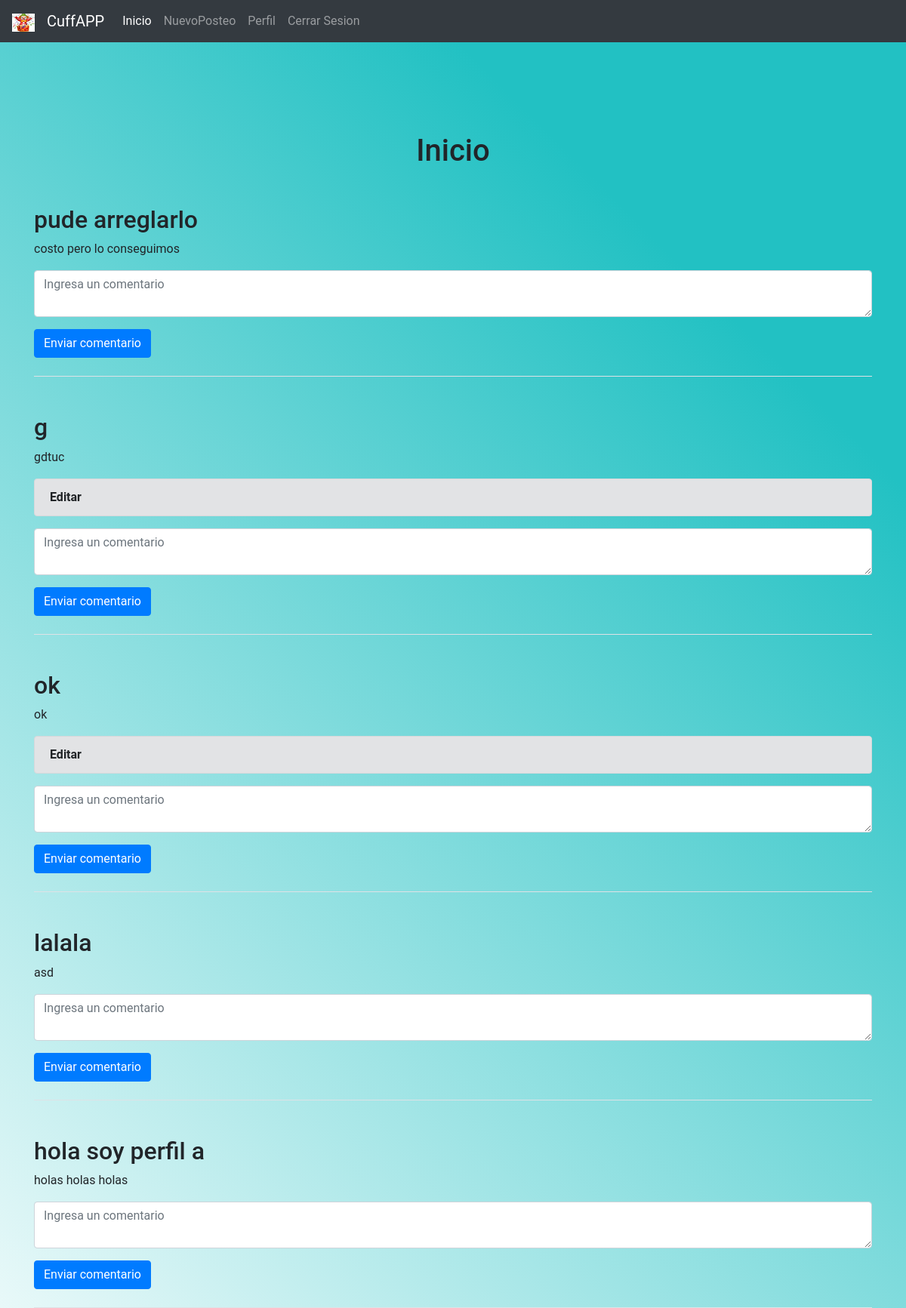
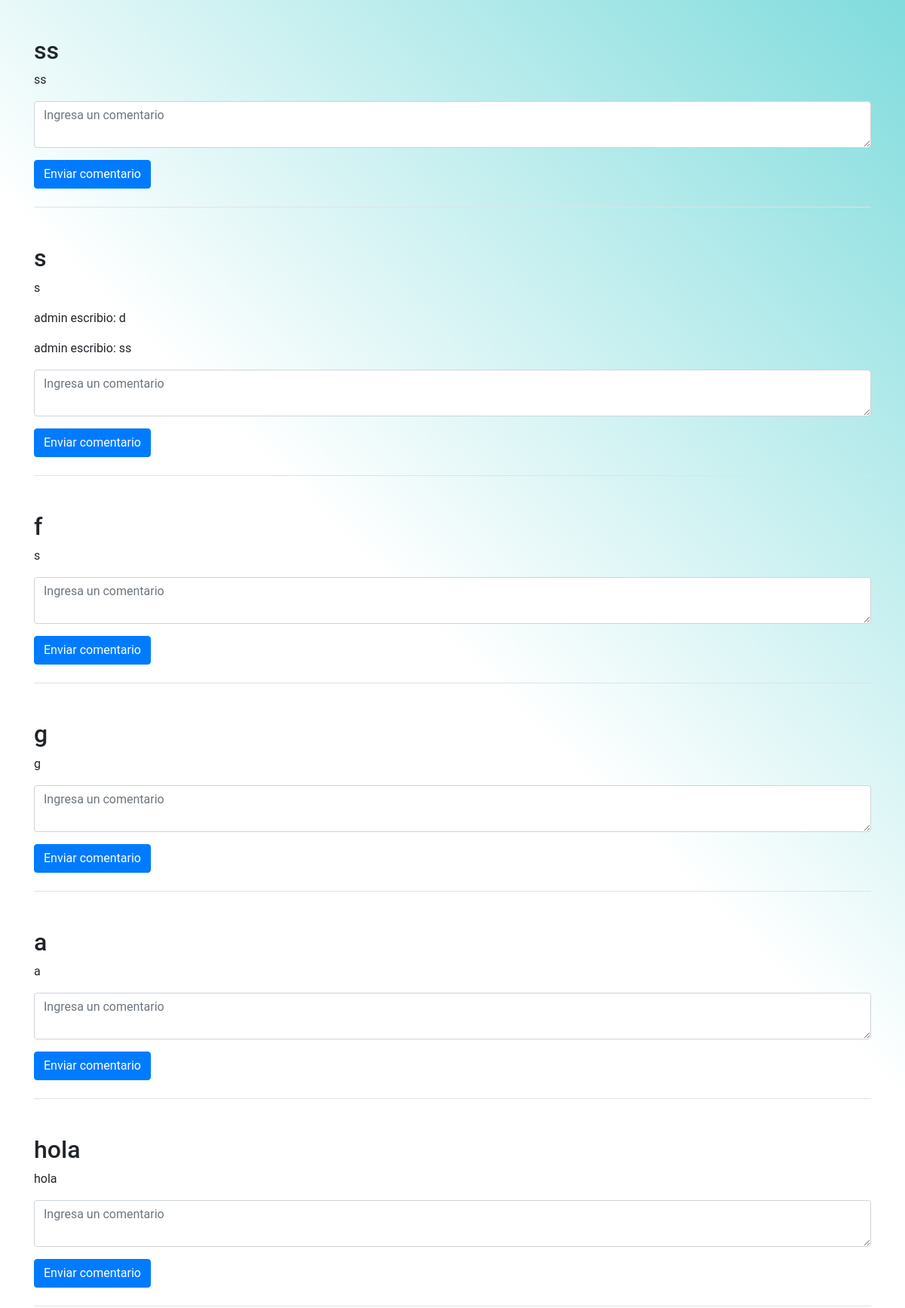
Screenshot of / (signed in, upper part) with the database file from the repository (2 pictures, top to bottom).
### base/models.py (models this page shows, shortened)
class Post(models.Model):
    title = models.CharField (max_length=199)
    text = models.TextField()
    timestamp = models.DateTimeField(default=timezone.now)
    created = models.DateTimeField(auto_now_add = True)
    updated = models.DateTimeField(auto_now = True)
    user = models.ForeignKey(User, on_delete=models.CASCADE, related_name='posts')

class Comment(models.Model):
    text = models.TextField()
    user = models.ForeignKey(User, null=True, on_delete=models.SET_NULL)
    post = models.ForeignKey(Post, on_delete=models.CASCADE)
    created = models.DateTimeField(auto_now_add = True)
    updated = models.DateTimeField(auto_now = True)

### base/views.py (the view)
# urls.py: path('', views.home),
def home(request):
   posts = Post.objects.order_by('-created')
   return render (request, 'home.html', { 'posts' : posts })

### templates/home.html (shortened to what this page needs)
{% extends "layouts/main.html" %}
{% block content %}
<div class="container; text-center pt-5">
    <h1> Inicio </h1>
</div>
    {% for p in posts %}
    <div class="my-4 py-4 border-bottom">
     <h2> {{p.title}} </h2>
        <p> {{p.text}} </p>
        {% for c in p.comment_set.all %}
          <p> {{c.user.username}}  escribio: {{c.text}} </p>
        {% endfor %}
        {% if request.user.is_authenticated and request.user == p.user %}
        <div class="alert alert-secondary" role="alert">
            <a href="/post/{{p.id}}" class="alert-link" >Editar</a>
        </div>
            {% endif %}
        {% if request.user.is_authenticated %}
            <form method="POST" action="/comment/">
                <div class="form-group my-3">
                    <textarea class="form-control" name="text" placeholder="Ingresa un comentario "></textarea>
                </div>
                <button class="btn btn-primary" type="submit"> Enviar comentario</button>
            </form>
        {% endif %}
    </div>
    {% endfor %}
{% endblock %}

### rows the page displays
Post: title "pude arreglarlo", text "costo pero lo conseguimos"
Post: title "g", text "gdtuc"
Post: title "ok", text "ok"
Post: title "lalala", text "asd"
Post: title "hola soy perfil a", text "holas holas holas"
Post: title "ss", text "ss"
Post: title "s", text "s"
Comment: user.username "admin", text "d"
Comment: user.username "admin", text "ss"
Post: title "f", text "s"
Post: title "g", text "g"
Post: title "a", text "a"
Post: title "hola", text "hola"
